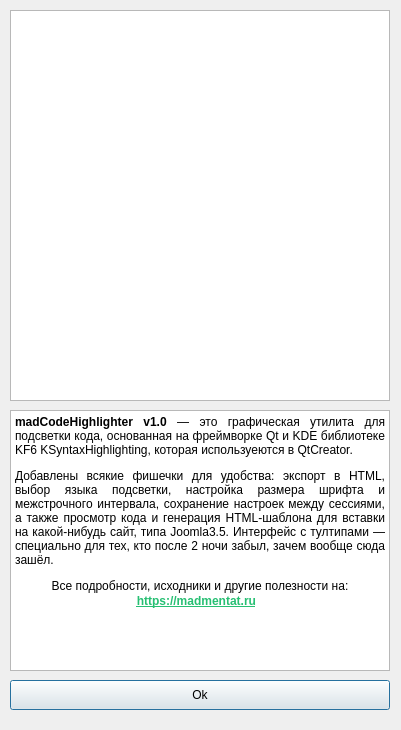
<?xml version="1.0" encoding="UTF-8"?>
<ui version="4.0">
 <class>About</class>
 <widget class="QDialog" name="About">
  <property name="geometry">
   <rect>
    <x>0</x>
    <y>0</y>
    <width>401</width>
    <height>730</height>
   </rect>
  </property>
  <property name="windowTitle">
   <string>О программе madCodeHighlighter</string>
  </property>
  <widget class="QPushButton" name="pushButton">
   <property name="geometry">
    <rect>
     <x>10</x>
     <y>680</y>
     <width>380</width>
     <height>30</height>
    </rect>
   </property>
   <property name="text">
    <string>Ok</string>
   </property>
  </widget>
  <widget class="QGraphicsView" name="graphicsView">
   <property name="geometry">
    <rect>
     <x>10</x>
     <y>10</y>
     <width>380</width>
     <height>391</height>
    </rect>
   </property>
  </widget>
  <widget class="QTextEdit" name="textEdit">
   <property name="geometry">
    <rect>
     <x>10</x>
     <y>410</y>
     <width>380</width>
     <height>261</height>
    </rect>
   </property>
   <property name="html">
    <string>&lt;!DOCTYPE HTML PUBLIC &quot;-//W3C//DTD HTML 4.0//EN&quot; &quot;http://www.w3.org/TR/REC-html40/strict.dtd&quot;&gt;
&lt;html&gt;&lt;head&gt;&lt;meta name=&quot;qrichtext&quot; content=&quot;1&quot; /&gt;&lt;meta charset=&quot;utf-8&quot; /&gt;&lt;style type=&quot;text/css&quot;&gt;
p, li { white-space: pre-wrap; }
hr { height: 1px; border-width: 0; }
li.unchecked::marker { content: &quot;\2610&quot;; }
li.checked::marker { content: &quot;\2612&quot;; }
&lt;/style&gt;&lt;/head&gt;&lt;body style=&quot; font-family:'Segoe UI'; font-size:9pt; font-weight:400; font-style:normal;&quot;&gt;
&lt;p align=&quot;justify&quot; style=&quot; margin-top:12px; margin-bottom:12px; margin-left:0px; margin-right:0px; -qt-block-indent:0; text-indent:0px;&quot;&gt;&lt;span style=&quot; font-weight:700;&quot;&gt;madCodeHighlighter v1.0&lt;/span&gt; — это графическая утилита для подсветки кода, основанная на фреймворке Qt и KDE библиотеке KF6 KSyntaxHighlighting, которая используеются в QtCreator.&lt;/p&gt;
&lt;p align=&quot;justify&quot; style=&quot; margin-top:12px; margin-bottom:12px; margin-left:0px; margin-right:0px; -qt-block-indent:0; text-indent:0px;&quot;&gt;Добавлены всякие фишечки для удобства: экспорт в HTML, выбор языка подсветки, настройка размера шрифта и межстрочного интервала, сохранение настроек между сессиями, а также просмотр кода и генерация HTML-шаблона для вставки на какой-нибудь сайт, типа Joomla3.5. Интерфейс с тултипами — специально для тех, кто после 2 ночи забыл, зачем вообще сюда зашёл.&lt;/p&gt;
&lt;p align=&quot;center&quot; style=&quot; margin-top:12px; margin-bottom:12px; margin-left:0px; margin-right:0px; -qt-block-indent:0; text-indent:0px;&quot;&gt;Все подробности, исходники и другие полезности на:&lt;br /&gt;&lt;a href=&quot;https://madmentat.ru&quot;&gt;&lt;span style=&quot; font-weight:700; text-decoration: underline; color:#27bf73;&quot;&gt;https://madmentat.ru&lt;/span&gt;&lt;/a&gt;&lt;span style=&quot; font-size:10pt;&quot;&gt;  &lt;/span&gt;&lt;/p&gt;&lt;/body&gt;&lt;/html&gt;</string>
   </property>
  </widget>
 </widget>
 <resources/>
 <connections/>
</ui>
